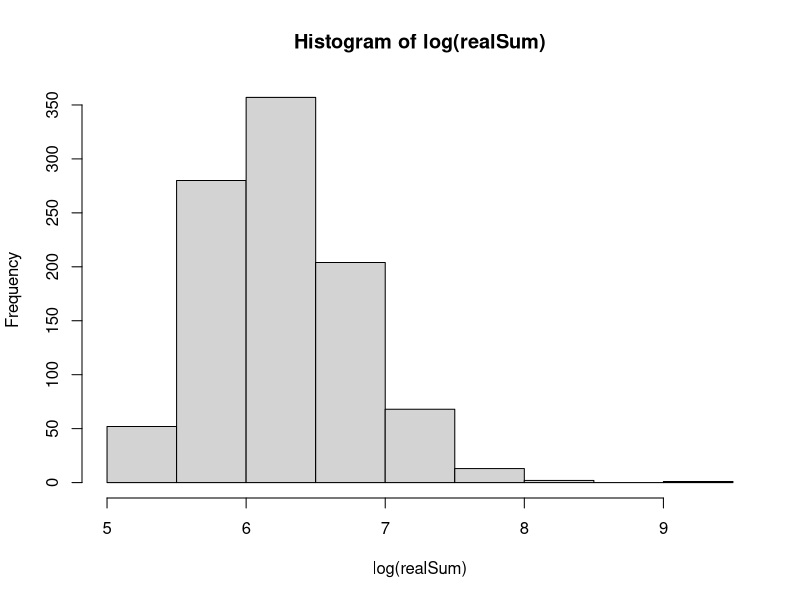
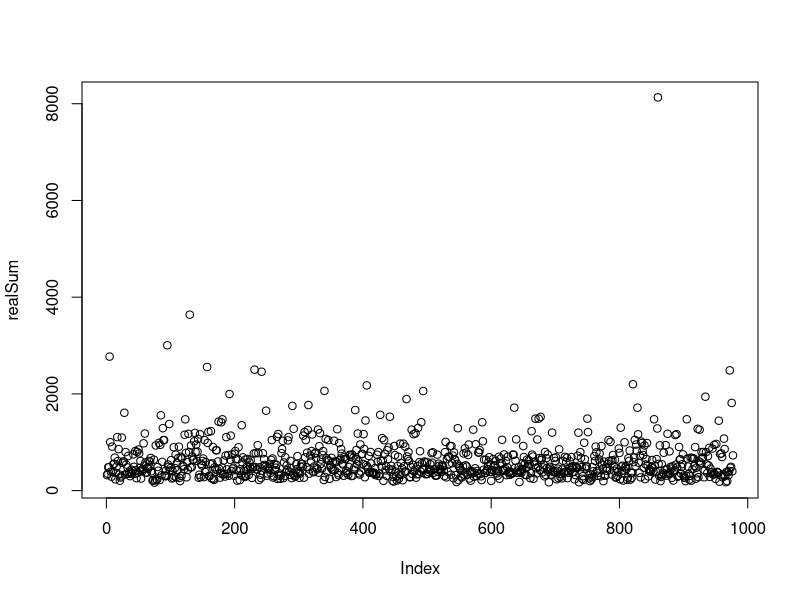
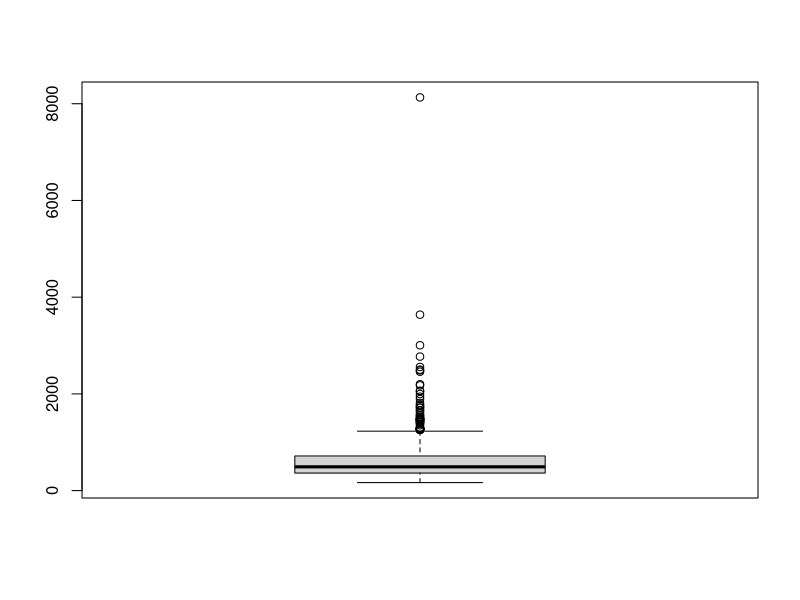
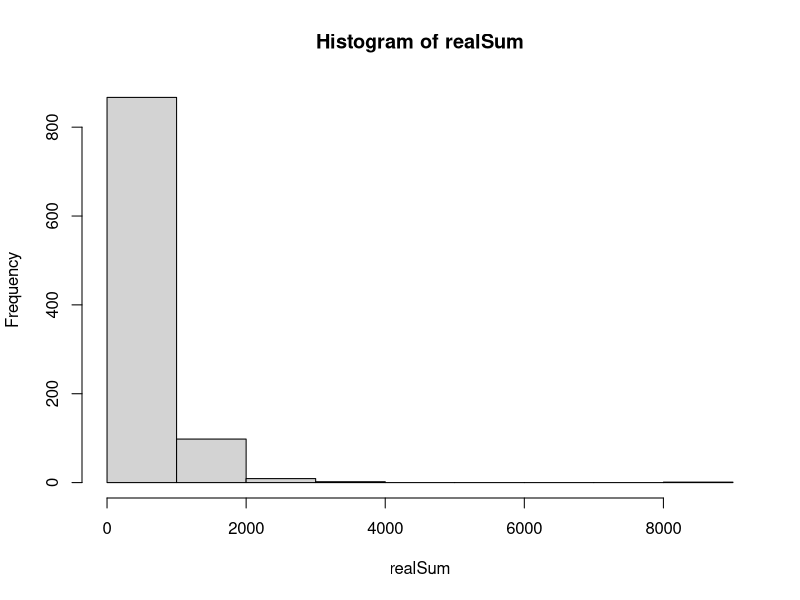
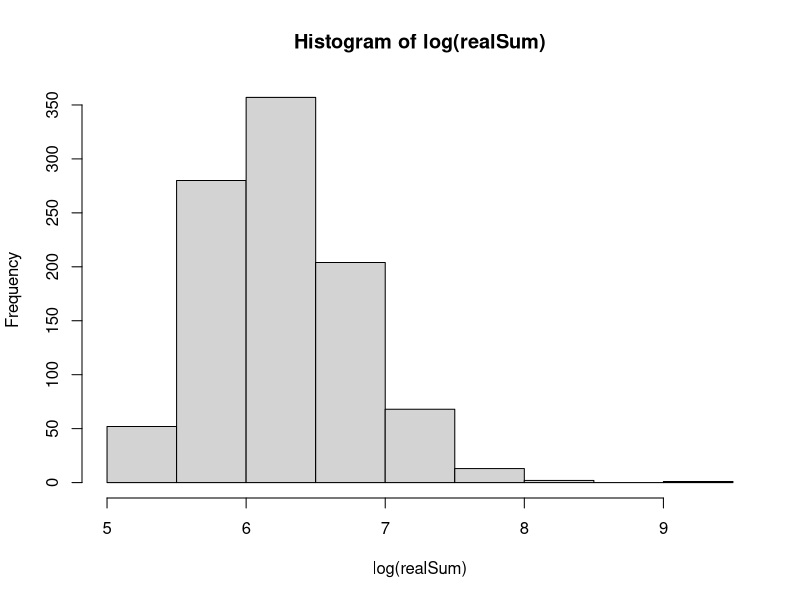
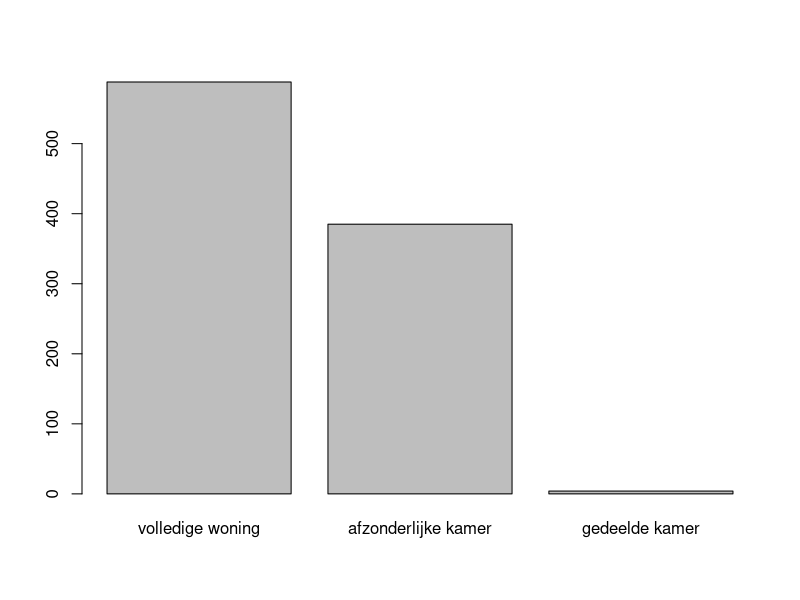
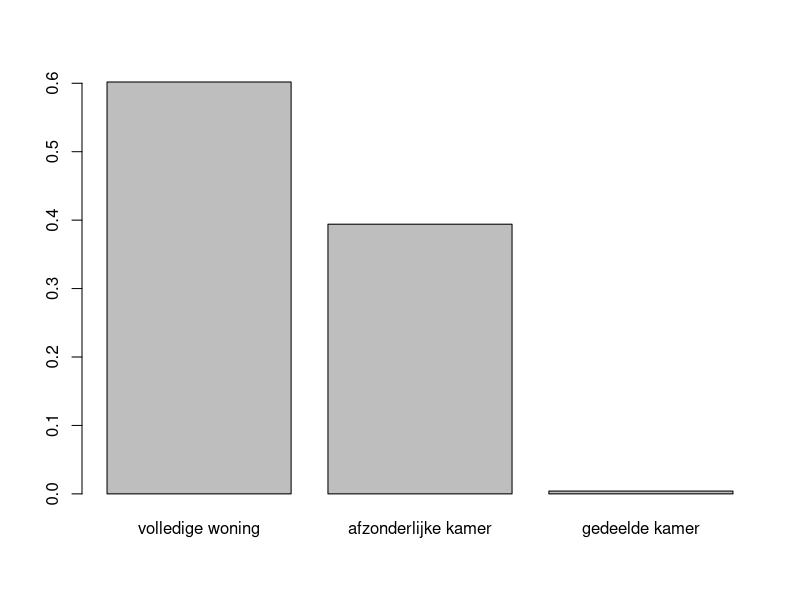
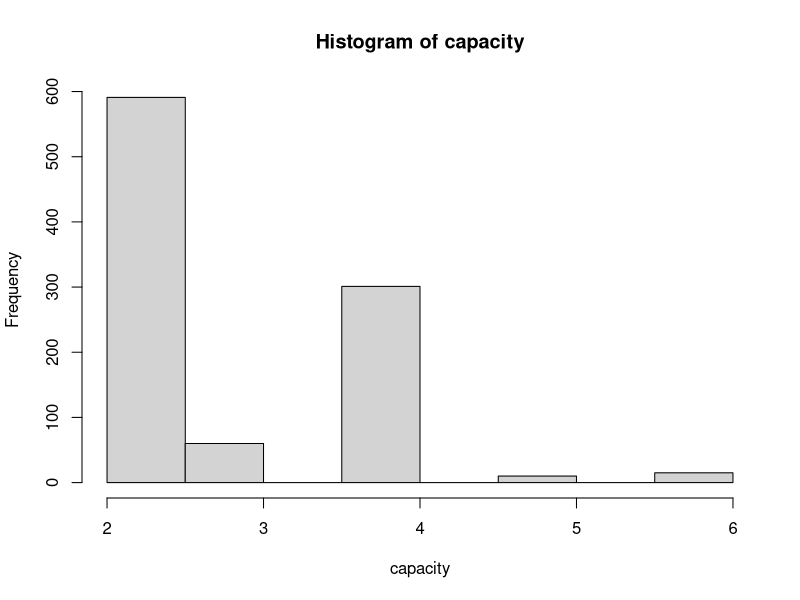

These charts were generated, in order, by the following R code: (Note: this script raises an error after producing the figures.)
### 0) Extra QoL functies ######################################################
clear_envir <- function() {rm(list = ls(.GlobalEnv)[ls(.GlobalEnv) != "airbnb" & ls(.GlobalEnv) != "clear_envir"], envir = .GlobalEnv)}

### 1) Gegevens inlezen en manipuleren #########################################

airbnb <- read.csv2("airbnb.csv", sep="", stringsAsFactors=TRUE)
range_attr  = max(airbnb$attr)-min(airbnb$attr)
range_rest  = max(airbnb$rest)-min(airbnb$rest)
airbnb$attr = 1 + 9*((airbnb$attr - min(airbnb$attr)) / range_attr)
airbnb$rest = 1 + 9*((airbnb$rest - min(airbnb$rest)) / range_rest)
airbnb$lat  = NULL
airbnb$lng  = NULL
airbnb$room = factor(airbnb$room, levels = c(1,2,3), labels = c("volledige woning","afzonderlijke kamer", "gedeelde kamer"))
airbnb$host = factor(airbnb$host, levels = c(0,1,2), labels = c("enige beschikbare woning", "2 tot 4 beschikbare woningen", "meer dan 4 beschikbare woningen"))

clear_envir()
attach(airbnb)


### 2) Gegevens verkennen #####################################################

summary(airbnb)

# 1: realSum
# Kwantitatief, continu (positief)
hist(log(realSum))
summary(realSum)
mean(realSum)
median(realSum)
sd(realSum)
range(realSum)
plot(realSum) # 1 zeer duidelijke uitschieter
boxplot(realSum)
hist(realSum) # zeer rechtsscheef
hist(log(realSum)) # iets "normaler" verdeeld

# 2: room 
# Kwalitatief, nominaal
summary(room)
table(room) # zeer weinig gedeelde kamers
table(room)/length(room)
barplot(table(room))
barplot(table(room)/length(room))

# 3: capacity
# Kwantitatief, discreet (positief)
summary(capacity)
table(capacity)
hist(capacity)
table(capacity)/length(capacity)
barplot(table(capacity))
barplot(table(capacity)/length(capacity))

# 4: bedrooms
# Kwantitatief, discreet (positief)
summary(bedrooms)
table(bedrooms)
table(bedrooms)/length(bedrooms)
barplot(table(bedrooms))
barplot(table(bedrooms)/length(bedrooms))

# 5: dist
# Kwantitatief, continu (positief)
hist(dist) # duidelijk rechtsscheef 
hist(log(dist))  # duidelijk linksscheef
summary(dist)  # er zijn niet meteen uitschieters, behalve na de logtransf is er een lage waarde
range(dist)
range(dist)[2]-range(dist)[1]
cov(realSum, dist)  # sterk omgekeerd evenredig verband; (kleine afstand = hoge prijs)

# 6: metro
# Kwantitatief, continu (positief)
hist(metro) # rechtsscheef met meeste gegevens links (kleine afstand)
hist(log(metro)) # lijkt een beetje normaal, maar heeft toch een kleine linkerstaart
summary(metro)
range(metro)     
range(metro)[2]-range(metro)[1] # minder spreiding dan dist
cov(realSum, metro) # een kleinere afstand zal een hogere prijs met zich meetrekken, maar minder erg dan bij dist

# 7: attr
# Kwantitatief, continu (tussen 1 en 10)
hist(attr) # zeer rechtsscheef
hist(log(attr)) # minder rechtsscheef, maar nog steeds niet normaal
summary(attr)
range(attr)
range(attr)[2]- range(attr)[1] # de attr ligt per constructie tussen 1 en 10
cov(realSum, attr) # hoe hoger de attr score, hoe hoger de prijs

# 8: rest
# Kwantitatief, continu (tussen 1 en 10)
hist(rest) # rechtsscheef
hist(log(rest)) # symmetrisch met zware staarten
summary(rest)
range(rest)
range(rest)[2]- range(rest)[1] # de rest ligt per constructie tussen 1 en 10
cov(realSum, rest) # er is duidelijk een positieve samenhang tussen de prijs en de restaurantscore

# 9: host
# Kwalitatief, ordinaal
# Meeste verblijven hebben een gastheer die maar één woning ter beschikking heeft
table(host)
x = barplot(table(host), main = "Aantal beschikbare woningen van de gastheer\nbij een woning", names.arg = c("1", "2-4", ">4"), col = c("snow2", "snow3", "snow4"), ylim = c(0,max(table(host))*1.15), space = 0)
text(x, table(host)+30, labels = as.character(y))
pie(table(host), main = "Aantal beschikbare woningen van de gastheer\nbij een woning", labels = c("1", "2-4", ">4"))

# 10: cleanliness
# Kwalitatief, ordinaal (tussen 1 en 10)
# REDEN: modale score van 1-10, maar een 9 is niet per-se "properder" dan een 8,
#   maar de huurders hebben dit in het algemeen wel zo ervaren.
#   Dit is dus minder een meetwaarde, maar eerder een categorische veranderlijke
# Zeer linksscheef, meer dan de helft geeft "10"
# Exponentieel verdeeld?
table(cleanliness)
hist(cleanliness, col = c("snow2", "snow3"))

# 11: satistfaction
# Kwantitatief, continu (tussen 1 en 10)
# REDEN: terwijl cleanliness kwalitatief zou zijn, lijkt satisfaction mij toch
#   eerder een "gemeten waarde." Het lijkt mij hier een afgeronde continue
#   waarde, die inderdaad "meet" hoe satisfied een huurder is.
# Opnieuw zeer linksscheef
# Exponentieel verdeeld?
hist(satisfaction, breaks = 1:10, col = c("snow2", "snow3"))
hist(airbnb[satisfaction>=7,11], breaks = seq(7, 10, 0.2), col = c("snow2", "snow3"), main = "Histogram van de satisfaction scores tussen 7 en 10")
table(floor(satisfaction))
sd(realSum, capacity, bedrooms, dist, metro, attr, rest, cleanliness)
sd(realSum)
sd(capacity)
sd(bedrooms)
sd(dist)
sd(metro)
sd(attr)
sd(rest)
sd(cleanliness)
range(cleanliness)[2]-range(cleanliness)[1]


### 3) Inferentiele statistiek #################################################

# Vergelijking gemiddelde kost tussen 2023 en 2019
t.test(x= realSum, mu = 620) #cls geldig voor n = 977

# Particuliere versus Professionele aanbieders
part= as.numeric(table(host))[1]
npart = as.numeric(table(host))[2] + as.numeric(table(host))[3]
chisq.test(x= c(part, npart ))
n = length(host[host=='enige beschikbare woning'])
w = length(host[host!= 'enige beschikbare woning'])
m = length(host)
p0 = (n*(n/m)+ w*(w/m))/(n+w)
pnorm( q = ((n/m)-0.5)/sqrt((1/4)/m), lower.tail= FALSE)
pnorm((n/m - w/m)/sqrt(p0*(1-p0)*(1/n + 1/w)), lower.tail = FALSE)

## Test Poisson verdeling op beschikbare slaapkamers
# Methode zoals op p.293-295
lambda_hat  <- mean(bedrooms)  # Schatting lambda

frequencies <- as.numeric(table(bedrooms))
categories  <- as.numeric(names(table(bedrooms)))
expected    <- dpois(categories, lambda=lambda_hat) * sum(frequencies)

estimated_value_count <- 1
degrees_of_freedom <- length(categories) - estimated_value_count - 1  # p.294

# chi-kwadraat statistiek met als verwachte kansen die voor een poisson
# verdeling met geschatte lambda == gemiddelde waarde
chisq_bedrooms  <- sum((frequencies - expected)^2/expected)
pvalue_bedrooms <- pchisq(q  = chisq_bedrooms,
                          df = degrees_of_freedom,
                          lower.tail = FALSE)
print("p-waarde: poisson verdeling bedrooms"); print(pvalue_bedrooms)
# RESULTAAT: p-waarde erg klein, aan zekerheid grenzend NIET poisson verdeeld


#controleren of de bedrooms poisson verdeeld zijn of niet: Mijn conclusie; ZEKER NIET

lambda = mean(bedrooms)
dpois(0:4, lambda)*length(bedrooms)

nul = length(bedrooms[bedrooms == 0])
een = length(bedrooms[bedrooms == 1])
twee = length(bedrooms[bedrooms == 2])
drie = length(bedrooms[bedrooms == 3])
vier = length(bedrooms[bedrooms == 4 ]) + length(bedrooms[bedrooms == 5])
#cochranregel nu wel voldaan



chisq.test( c(nul, een , twee, drie, vier), p = dpois(0:4, lambda), rescale.p = TRUE )
#977 observaties==> chisq verwerpt zeer snel


plot((0:4), c(nul, een , twee, drie, vier))
plot((0:4), dpois(0:4, lambda))

x1 = (nul-977*dpois(0, lambda))**2/(977*dpois(0, lambda))
x2 = (een - 977*dpois(1, lambda))**2/(977*dpois(1, lambda))
x3 = (twee - 977*dpois(2, lambda))**2/(977*dpois(2, lambda))
x4 = (drie - 977*dpois(3, lambda))**2/(977*dpois(3, lambda))
x5 = (vier - 977*dpois(4, lambda))**2/(977*dpois(4, lambda))
sum(c(x1,x2,x3,x4,x5))

pchisq(429.509, 3 , lower.tail = FALSE)

chisq.test(c(nul, een , twee, drie, vier), p = dpois(0:4, lambda), rescale.p = TRUE)
chisq.test(c(nul, een , twee, drie, vier), p = dpois(0:4, lambda), rescale.p = TRUE)$residuals


###Gemiddelde opbrengst testen
mean(bedrooms)
var(bedrooms)
#1)
#realSum met capacity 2 testen waarbij cleanliness = 10 of niet
#CLS is voldaan 
#varianties niet gelijk
shapiro.test(realSum[capacity==2 & cleanliness ==10])
shapiro.test(realSum[capacity==2 & cleanliness !=10]) #allebei met aan zekerheid grenzende waarschijnlijkheid zijn ze niet normaal verdeeld
t.test(x= realSum[capacity==2 & cleanliness ==10] , y= realSum[capacity==2 & cleanliness !=10], var.equal = FALSE)
#randgeval met p-waarde

#2)
#CLS voldaan
#randgeval voor varianties, we testen beide gevallen
shapiro.test(realSum[capacity==2 & bedrooms == 1])
shapiro.test(realSum[capacity==2 & bedrooms != 1])#allebei niet normaal verdeeld
t.test(x= realSum[capacity==2 & bedrooms == 1] , y= realSum[capacity==2 & bedrooms != 1], var.equal = FALSE)
#er blijkt geen significant verschil

#3)
### CLS voldaan 
###varianties zijn zeker niet gelijk
shapiro.test(realSum[capacity==2 & room == 'volledige woning'])
shapiro.test(realSum[capacity==2 & room != 'volledige woning']) #beide niet normaal
t.test(x= realSum[capacity==2 & room == 'volledige woning'] , y= realSum[capacity==2 & room != 'volledige woning'], var.equal = FALSE)
#er blijkt een significant verschil


#3.3.3 associatie met de verschillende veranderlijken

###normaliteit nagaan

shapiro.test(realSum)

cor.test(realSum, dist, method = c("spearman")) #waarschijnlijk afhankelijk
cor.test(realSum, metro, method = c("spearman")) #waarschijnlijk afhankelijk
cor.test(realSum, attr, method = c("spearman"))#waarschijnlijk afhankelijk
cor.test(realSum, rest, method = c("spearman"))#waarschijnlijk afhankelijk
cor.test(realSum, satisfaction, method = c("spearman")) #waarschijnlijk afhankelijk

som = cut(realSum, breaks = quantile(realSum, probs= seq(0,1,1/4)), labels = c("laag", "middel-laag", "middel-hoog", "hoog"))
proper = cut(cleanliness, breaks = c(0, 7.5,8.5,9.5, 10.5), labels = c("2-7","8","9","10"))
p = table(som, proper)
chisq.test(p)
chisq.test(p)$residuals
#capacity = cut(capacity, breaks = )
cap = cut(capacity, breaks = c(0,2.5, 3.5, 4.5, 6.5 ), labels = c('Jos','Dirk', 'Anja', 'André'))
p = table(som, cap)
chisq.test(p)$expected
chisq.test(p)

bed = cut(bedrooms, breaks = c(-0.5, 0.5, 1.5, 2.5, 6), labels = c('geef','da', 'deftige', 'namen'))
p = table(som, bed)
chisq.test(p)$expected
chisq.test(p)

slagroom = cut(as.numeric(room),  breaks = c(0.5, 1.5,3.5 ), labels = c('volledige woning', 'kamer'))
p = table(som, slagroom)
chisq.test(p)$expected
chisq.test(p)

p = table(som, host)
chisq.test(p)$expected
chisq.test(p)


#3.3.4 Verklaren van de opbrengsten
simpelmodel1 = lm(realSum~attr); simpelmodel1
par(mfrow = c(2,2))
plot(simpelmodel1)
par(mfrow = c(1,1))
summary(simpelmodel1)

simpelmodel2 = lm(log10(realSum)~log10(attr)); simpelmodel2
par(mfrow = c(2,2))
plot(simpelmodel2)
par(mfrow = c(1,1))
summary(simpelmodel2)

y_hat = simpelmodel1$fitted.values
x_i = simpelmodel1$model[ ,2]
y_i = simpelmodel1$model[ ,1]

y_hat2 = simpelmodel2$fitted.values
x_i2 = simpelmodel2$model[ ,2]
y_i2 = simpelmodel2$model[ ,1]

par(mfrow = c(1,2))
betrouwb = predict( simpelmodel1, interval = "confidence" , level = 0.95)
predictie = predict( simpelmodel1, interval = "prediction" , level = 0.95)
plot ( realSum ~ attr)
abline( simpelmodel1 , col = "red")
lines(sort(x_i), betrouwb[order(x_i) ,2] , col = "blue")
lines(sort(x_i), betrouwb[order(x_i) ,3] , col = "blue")
lines(sort(x_i), predictie[order(x_i) ,2] , col = "green")
lines(sort(x_i), predictie[order(x_i) ,3] , col = "green")

betrouwb2 = predict( simpelmodel2, interval = "confidence" , level = 0.95)
predictie2 = predict( simpelmodel2, interval = "prediction" , level = 0.95)
plot( log10(realSum) ~ log10(attr))
abline( simpelmodel2 , col = "red")
lines(sort(x_i2), betrouwb2[order(x_i2) ,2] , col = "blue")
lines(sort(x_i2), betrouwb2[order(x_i2) ,3] , col = "blue")
lines(sort(x_i2), predictie2[order(x_i2) ,2] , col = "green")
lines(sort(x_i2), predictie2[order(x_i2) ,3] , col = "green")
par((mfrow = c(1,1)))

model = lm(realSum~satisfaction + cleanliness  + rest + attr + metro + dist + bedrooms  + capacity)
summary(model)
model = update(model ,.~. -metro )
summary(model)
model = update(model ,.~. -cleanliness )
summary(model)
model = update(model ,.~. -attr )
summary(model)




